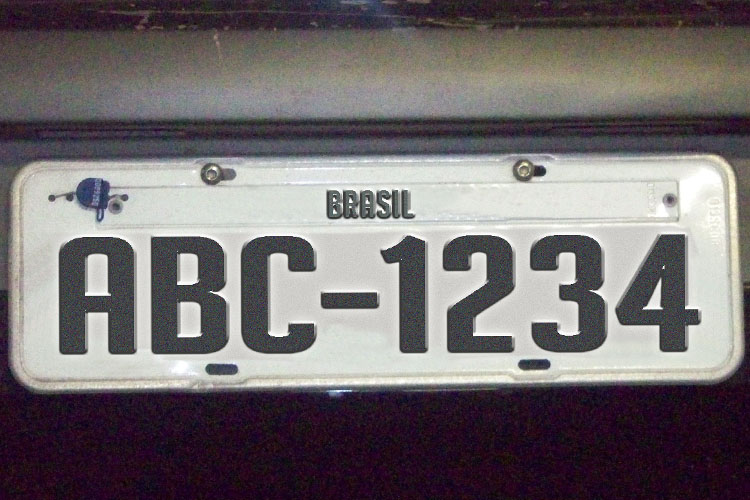
#> input picture resource/Placa_Carro.jpg, 750 x 500 px, given in place of the camera
$ python RastreamentoObjetos.py
#> lines starting #> are read from the running program, lines starting #| are printed output that depends on the picture; after the words box and inside, x2 and y2 are one past the last pixel; in counts of white or black regions, pixels touching at a corner belong together
import cv2
import numpy as np

video = cv2.VideoCapture(0)

while True:
    ret, frame = video.read()
#> frame is the input picture: shape (500, 750, 3); mean B, G, R 110.8, 108.7, 114.7

    #converte a escala de cor RGB para HSV
    img_hsv = cv2.cvtColor(frame, cv2.COLOR_BGR2HSV)
#> img_hsv: shape (500, 750, 3); mean H, S, V 85.6, 61.3, 117.6

    # define o intervalo da cor azul no HSV
    min_azul = np.array([110, 50, 50])
    max_azul = np.array([130, 255, 255])

    # Liminarizar a imagem HSV para obter apenas cores azuis
    mascara = cv2.inRange(img_hsv, min_azul, max_azul)
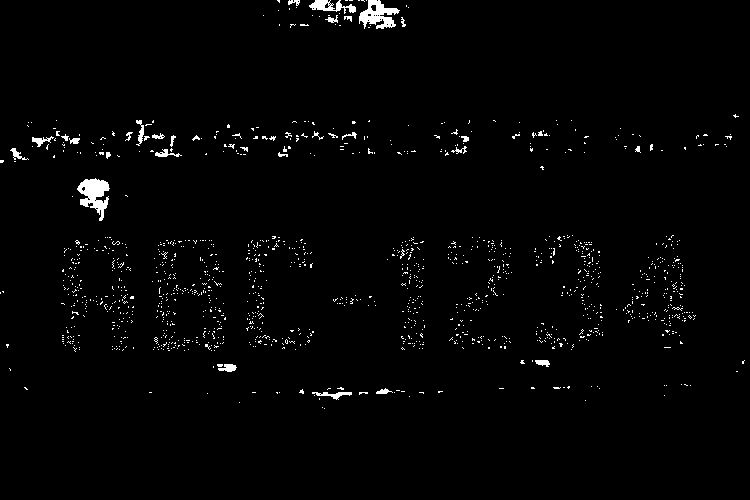
#> mascara: shape (500, 750); 1.7% white; 1366 white regions (1336 under 20 px), largest, box (x1, y1, x2, y2) and area: (77, 178, 110, 221) 730, (359, 0, 400, 29) 633, (309, 0, 356, 14) 314

    # Mascara Bitwise-AND e a original image
    result = cv2.bitwise_and(frame, frame, mask=mascara)
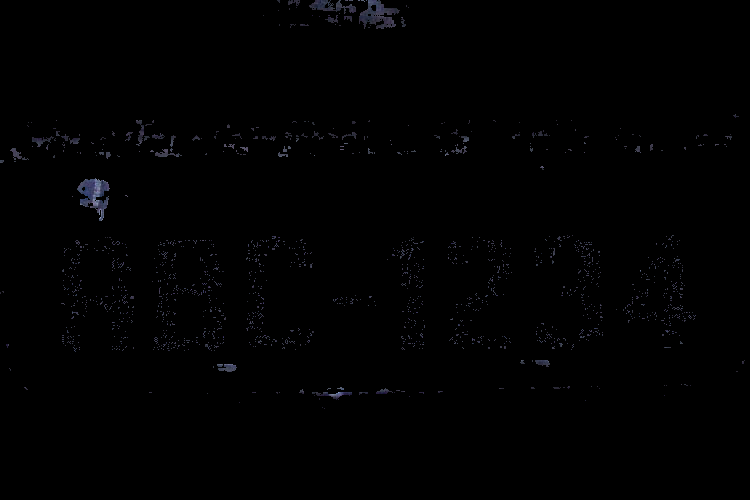
#> result: shape (500, 750, 3); mean B, G, R 1.4, 1, 1

    cv2.imshow('frame', frame)
    cv2.imshow('mask', mascara)
    cv2.imshow('res', result)

    if cv2.waitKey(1) == ord('q'):
#> (key q is pressed here)
       break

cv2.destroyAllWindows()
